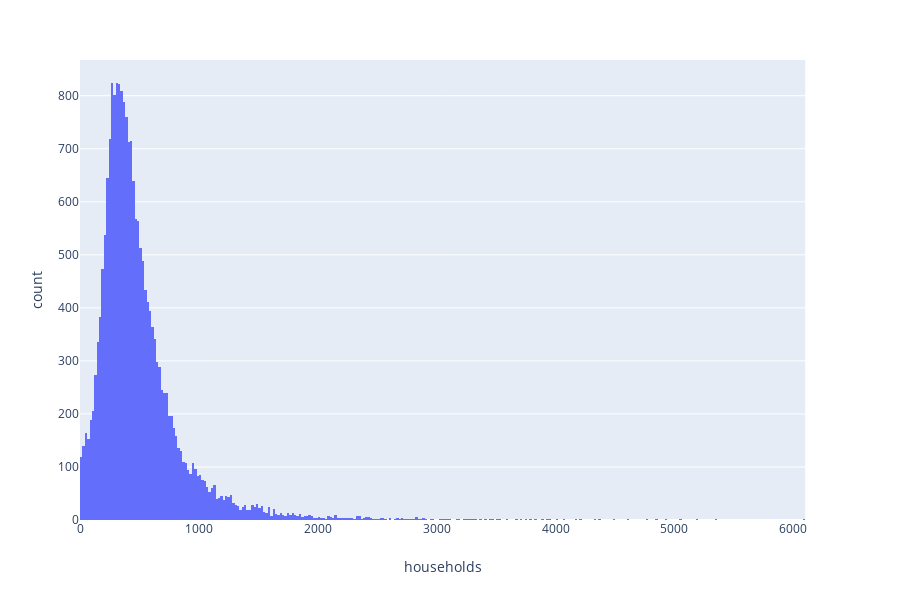

Here is the notebook cell this chart was saved with:
### Markdown cell above
## Column Chart

### Code cell
import plotly.graph_objects as go
import plotly.express as px

tips = px.data.tips()
fig = px.histogram(housing, x="households")
fig.show()

### Figure 1 — Plotly figure (JSON) as saved in the notebook; plotly's stock layout.template omitted (floating-point values rounded to 4 significant figures; data arrays with more than 128 entries replaced by an {"elided": "..."} marker saying what was removed)
{"data": [{"alignmentgroup": "True", "bingroup": "x", "hoverlabel": {"namelength": 0}, "hovertemplate": "households=%{x}<br>count=%{y}", "legendgroup": "", "marker": {"color": "#636efa"}, "name": "", "offsetgroup": "", "orientation": "v", "showlegend": false, "type": "histogram", "x": {"elided": "20640 int values"}, "xaxis": "x", "yaxis": "y"}], "layout": {"barmode": "relative", "height": 600, "legend": {"tracegroupgap": 0}, "margin": {"t": 60}, "xaxis": {"anchor": "y", "domain": [0, 0.98], "title": {"text": "households"}}, "yaxis": {"anchor": "x", "domain": [0, 1], "title": {"text": "count"}}}}
